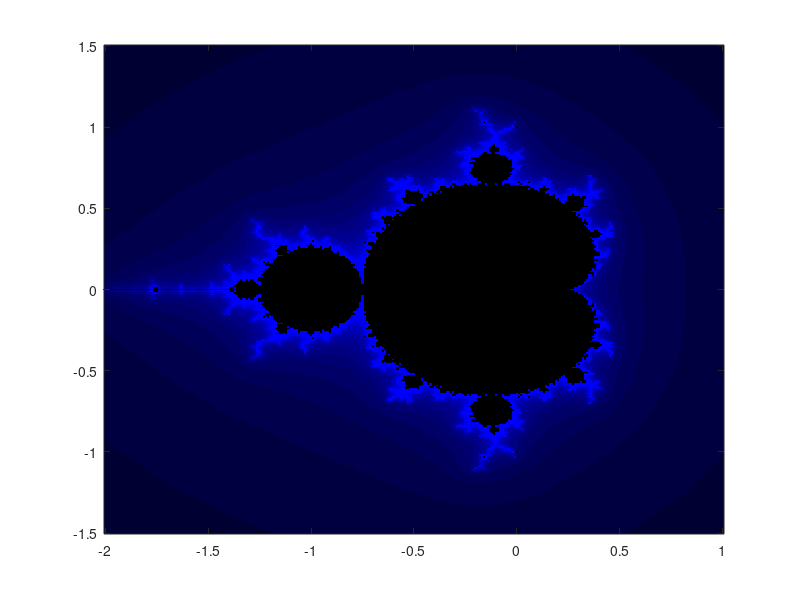

MATLAB code to generate this figure:
function [] = MandelbrotSet()
%generate the MandelBrot set
colormap([0 0 0; 0 0 0.1; 0 0 0.15
    0 0 0.2; 0 0 0.25; 0 0 0.3; 
    0 0 0.35; 0 0 0.4; 0 0 0.45;
    0 0 0.5; 0 0 0.55; 0 0 0.6; 
    0 0 0.65; 0 0 0.7; 0 0 0.75;
    0 0 0.8 ; 0 0 0.85; 0 0 0.9; 
    0 0 0.95;0 0 1]);
inc = 0.01;

iteration = 3/inc + 1;

M = 2*ones(iteration, iteration);

for i = 1:iteration
    x = -2 + (i-1) * inc;
    for j = 1:iteration
        y = -1.5 + (j-1) * inc;
        [count, connected] = orbit(x,y);
        if(connected)%connected, set to black
            M(j,i) = 1;
        else %not connected, set to corresponding color
            M(j,i) = count;

        end
    end
    
end
    image([-2, 1],[-1.5,1.5],M);
    axis xy
    
end

function [count, connected] = orbit(x,y)
%count: the number of iterations it takes to diverge
%connected : 0 if not connected, 1 if connected
z = x + 1i*y;
count = 1;
connected = 0;
while abs(z) < 100

   count = count+1;
   z = z^2 + x + 1i *y;
   if (count >= 100) %after 500 iterations, still not diverge
       connected = 1;
       break;
   end
end
end
